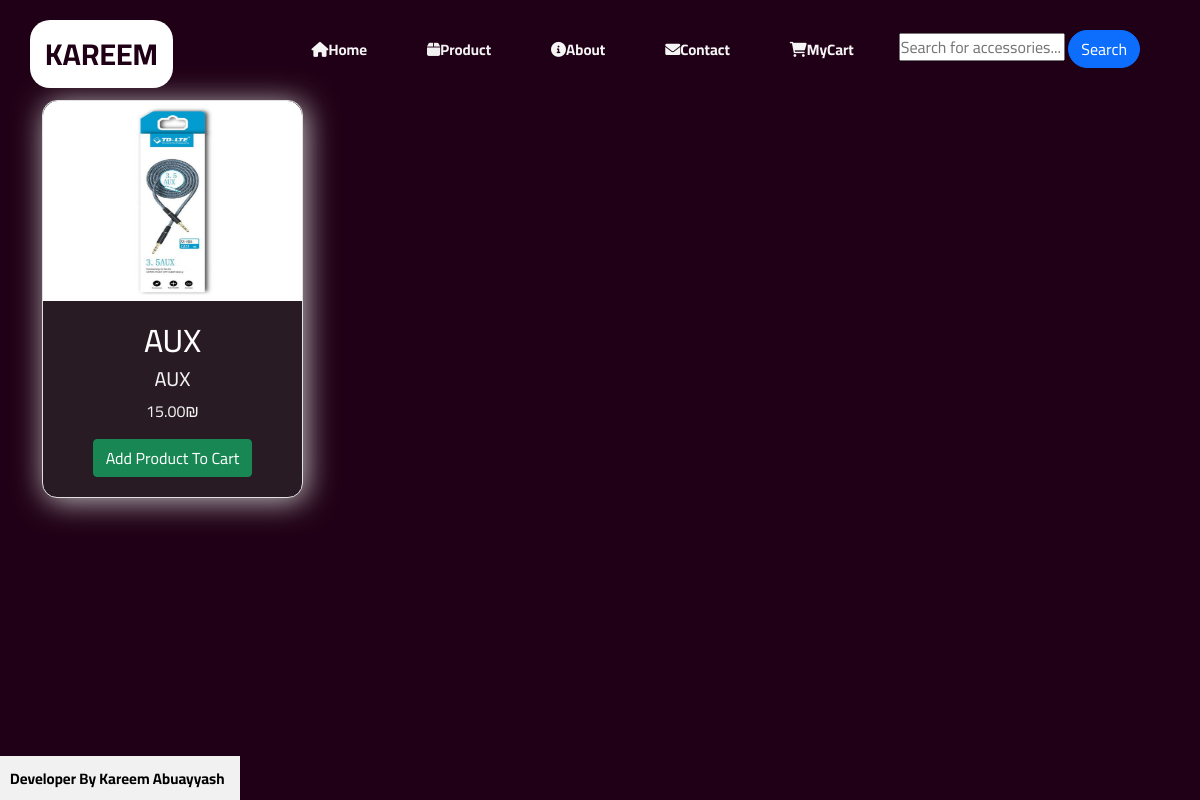
Screenshot of /accessories.php with the database file from the repository.
### tables this page shows
CREATE TABLE `accessories` (
  `id` int(11) NOT NULL,
  `name` varchar(255) NOT NULL,
  `des` text NOT NULL,
  `price` decimal(10,2) NOT NULL,
  `image` varchar(255) NOT NULL,
  `created_at` timestamp NOT NULL DEFAULT current_timestamp()
);

### accessories.php (the view, shortened to what this page needs)
<!DOCTYPE html>
<html lang="en">
<head>
<link href="https://cdn.jsdelivr.net/npm/bootstrap@5.1.3/dist/css/bootstrap.min.css" rel="stylesheet">
    <link rel="stylesheet" href="ww.css">
    <link rel="stylesheet" href="https://cdnjs.cloudflare.com/ajax/libs/font-awesome/6.0.0-beta3/css/all.min.css">
</head>
<header>
    <h2><a href="home.php" class="logo">Kareem</a></h2>
    <ul>
        <li><a href="home.php"><i class="fa-solid fa-house"></i>Home</a></li>
        <li><a><i class="fas fa-box"></i>Product</a>
        </li>
        <li><a href="home.php#about-section"><i class="fas fa-info-circle"></i>About</a></li>
        <li><a href="#"><i class="fas fa-envelope"></i>Contact</a></li>
        <li><a class="" href="cart.php"><i class="fa-solid fa-cart-shopping"></i>MyCart</a></li>
        <li>
            <form method="GET" action="accessories.php">
                <input type="text" name="search" placeholder="Search for accessories...">
                <button type="submit" class="btn btn-primary">Search</button>
            </form>
        </li>
    </ul>
</header>
<body>
<div class="container">
    <div class="row">
        <?php
        include('config.php');
        $search_query = "";
        $result = mysqli_query($con, "SELECT * FROM accessories $search_query");
        while($row = mysqli_fetch_array($result)) {
            echo "
            <div class='col-lg-3 col-md-4 col-sm-6 mb-4'>
                <div class='card'>
                    <img src='{$row['image']}' class='card-img-top'>
                    <div class='card-body'>
                        <h2 class='card-title'>{$row['name']}</h2>
                        <h5 class='card-text'>{$row['des']}</h5>
                        <p class='card-text'>{$row['price']}₪</p>
                        <a href='val.php?id=$row[id]&category=accessories' class='btn btn-success'>Add Product To Cart</a>
                    </div>
                </div>
            </div>
            ";
        }
        ?>
    </div>
</div>
<footer>
            <a id="aa" class="navbar-brand" href="https://www.instagram.com/kareem_abuayyash/">Developer By Kareem Abuayyash</a>
        </footer>
</body>
</html>

### ww.css (style rules this page uses)
* { margin: 0; padding: 0; }
a { text-decoration: none; color: #fff; }
header { position: fixed; top: 0; left: 0; width: 95%; z-index: 100; display: flex; justify-content: space-between; align-items: center; margin: 30px; }
header .logo { font-size: 30px; text-transform: uppercase; }
header ul { display: flex; justify-content: center; align-items: center; list-style: none; }
header ul li { color: #f1f1f1; margin-right: 30px; }
header ul li a, .logo { padding: 6px 15px; border-radius: 20px; }
header ul li a:hover, .logo { background: #fff; color: #200016; }
footer { background-color: #f1f1f1; text-align: center; padding: 10px; position: fixed; left: 0; bottom: 0; width: 20%; }
.navbar-brand { color: black; font-size: 15px; }
body { background-color: #200016; font-family: "Cairo", sans-serif; }
.container { margin-top: 100px; }
.card { background-color: #291b24; color: #f1f1f1; border: 1px solid #e0e0e0; border-radius: 15px; box-shadow: 3px 3px 30px silver; transition: transform 0.3s, box-shadow 0.3s; }
.card img { width: 100%; height: 200px; border-top-left-radius: 15px; border-top-right-radius: 15px; }
.card-body { padding: 20px; text-align: center; }
.btn-primary { border-radius: 50px; }
h2 { color:white; }
a { text-decoration: none; font-size: 15px; color:whitesmoke; font-family: "Cairo", sans-serif; font-weight: bold; }

### rows the page displays
accessories: image (picture), name "AUX", des "AUX", price "15.00"
